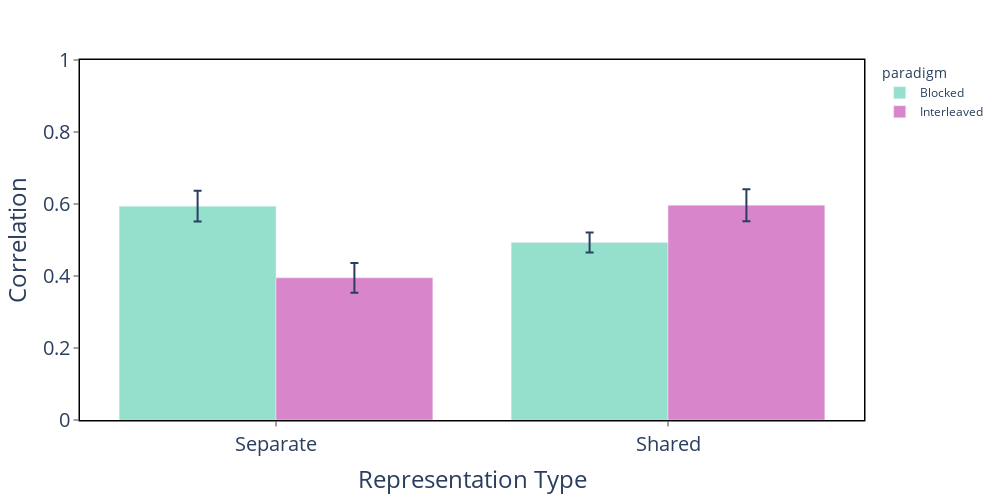

Here is the notebook cell this chart was saved with:
### Markdown cell above
# Analyze semantic representations

### Code cell
xs = torch.tensor(np.load('data/exp3_reps.npy')).float()
separate_sim = experiment3.get_template_rdm('separate')
shared_sim = experiment3.get_template_rdm('shared')

rdms = []
corr_data = []
for row_idx,row in enumerate(model_data):
    embedding = experiment3.get_embedding(row,xs)
    rdms.append(-cosine_similarity(embedding))
    embedding_sim = cosine_similarity(embedding)[np.triu_indices(len(embedding),k=1)]
    separate_corr = pearsonr(separate_sim,embedding_sim)[0]
    shared_corr = pearsonr(shared_sim,embedding_sim)[0]
    corr_data.append({'paradigm':row['paradigm'],'Correlation':separate_corr,'Representation Type':'Separate','seed':row['seed']})
    corr_data.append({'paradigm':row['paradigm'],'Correlation':shared_corr,'Representation Type':'Shared','seed':row['seed']})
corr_data = pd.DataFrame(corr_data)
display(pg.pairwise_ttests(corr_data,dv='Correlation',between=['Representation Type','paradigm'],parametric=False))
corr_data = corr_data.groupby(['paradigm','Representation Type']).agg(**{'Correlation':('Correlation','mean'),
                                                                        'error':('Correlation','sem')}).reset_index()
fig = px.bar(corr_data,x='Representation Type',y='Correlation',error_y='error',color='paradigm',barmode='group',range_y=[0,1])
fig = utils.format_figure(fig,width=1000,height=500)
fig = utils.change_figure_colors(fig,['#95DFCD','#D985CB'])
fig.show()

### Figure 1 — Plotly figure (JSON) as saved in the notebook; plotly's stock layout.template omitted (floating-point values rounded to 4 significant figures)
{"data": [{"alignmentgroup": "True", "error_y": {"array": [0.04287, 0.02775]}, "hovertemplate": "paradigm=Blocked<br>Representation Type=%{x}<br>Correlation=%{y}<extra></extra>", "legendgroup": "Blocked", "marker": {"color": "#95DFCD", "pattern": {"shape": ""}}, "name": "Blocked", "offsetgroup": "Blocked", "orientation": "v", "showlegend": true, "textposition": "auto", "type": "bar", "x": ["Separate", "Shared"], "xaxis": "x", "y": [0.5939, 0.493], "yaxis": "y"}, {"alignmentgroup": "True", "error_y": {"array": [0.04133, 0.04465]}, "hovertemplate": "paradigm=Interleaved<br>Representation Type=%{x}<br>Correlation=%{y}<extra></extra>", "legendgroup": "Interleaved", "marker": {"color": "#D985CB", "pattern": {"shape": ""}}, "name": "Interleaved", "offsetgroup": "Interleaved", "orientation": "v", "showlegend": true, "textposition": "auto", "type": "bar", "x": ["Separate", "Shared"], "xaxis": "x", "y": [0.3951, 0.5965], "yaxis": "y"}], "layout": {"barmode": "group", "height": 500, "legend": {"title": {"text": "paradigm"}, "tracegroupgap": 0}, "margin": {"t": 60}, "plot_bgcolor": "white", "width": 1000, "xaxis": {"anchor": "y", "domain": [0, 1], "linecolor": "black", "linewidth": 1.5, "mirror": true, "showgrid": false, "showline": true, "tickfont": {"size": 20}, "ticks": "outside", "title": {"font": {"size": 24}, "text": "Representation Type"}}, "yaxis": {"anchor": "x", "domain": [0, 1], "linecolor": "black", "linewidth": 1.5, "mirror": true, "range": [0, 1], "showgrid": false, "showline": true, "tickfont": {"size": 20}, "ticks": "outside", "title": {"font": {"size": 24}, "text": "Correlation"}}}}
